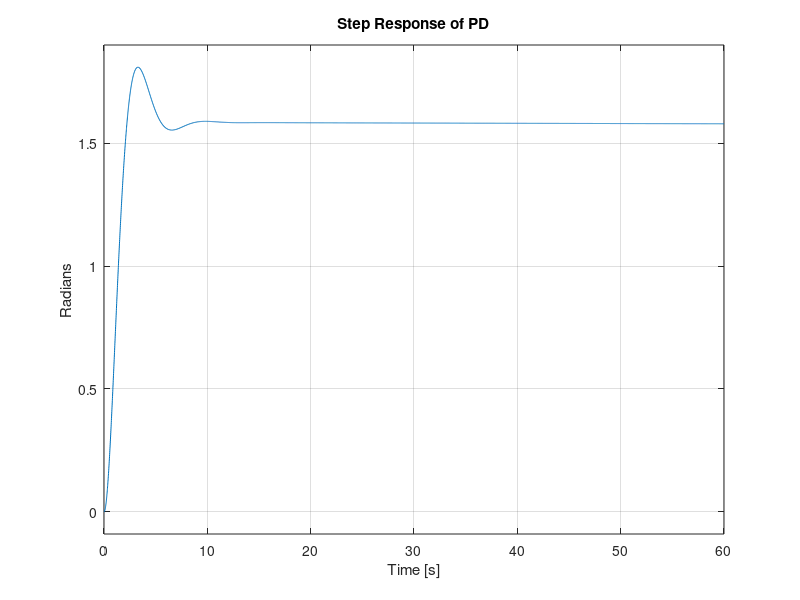

MATLAB code for this plot: (Note: this script raises an error after producing the figure.)
R_m = 10;               % Motor Resistance (Ohm)
K_a = 0.2;              % Motor Torque Constant (Nm / A)
K_b  = 0.009549;        % Back EMF Constant (V / (rad / s))
K_f = 0.047746;         % Rotational Friction Coefficient (Nm / (rad / s)) 
N = 20;                  % Gear Ratio

La = 0;                 %Negligible motor inductance

J_r = 0.001;            % Motor Rotor Moment of Inertia (kg / m^2)
J_p = 15.44;                % Solar Panel Moment of Inertia (kg / m^2)
J = J_r + (J_p/N^2);          % Total Moment of Inertia (kg / m^2)

h = 0.5;

Ts = 0.01; %Seconds
K_s = h * 1.273; %sensor Gain Converts rads to Amps
K_p = 4; %Power Amplifier gain
%This assumes that at 90deg off from optimal that we get a 2A difference

%{
Arduino Uno Rev3 has a 16MHz clock
so 62ns per tick and you need two ticks for each ....
This gives us plenty of room to not threaten the clock
%}

s = tf('s');
z = tf('z',Ts);
%MOTOR CIRCUIT
mot_circ = 1/(La*s + R_m);

%MOTOR DYNAMICS
mot_dyn = 1/(J*s+K_f);

%Continuous Motor assembly
Gspeed = feedback(mot_circ*K_a*mot_dyn,K_b); %back emf simplified
Gpos = Gspeed*(1/N)*(1/s); 

Loop_TF = Gpos * K_s * K_p;

%For SISO Tool
Loop_TF_z = c2d(Loop_TF, Ts, 'zoh'); 

%digital Motor
Gz = c2d(Gpos, Ts, 'zoh');    %digital plant for digital controller design
                              %effectively does what the Arduino does for us.

fprintf('DIGITIZED MOTOR MODEL')
[~, denGz] = tfdata(Gz,'v');
rootsGz = roots(denGz);
disp('Roots of the denominator of Gz:')
disp(rootsGz)

%Lag Controller
s_z = 0.01;
s_p = 0.0001;
K = 20;


Cs = K * ((s + s_z) / (s + s_p));
Cz = c2d(Cs, Ts, 'zoh');
[numCz, denCz] = tfdata(Cz, 'v');
OL = Cz*Gz*K_p ;


PID_cltf = feedback(OL,K_s);

[~, denPID_cltf] = tfdata(PID_cltf,'v');
rootsPID_cltf = roots(denPID_cltf);
disp('Roots of the denominator of PID_cltf:')
disp(rootsPID_cltf)

%PLOTING FOR PID PERFORMANCE/STABILITY
t = 0:Ts:60; % 5 seconds of performance data

figure(1)
clf
step(PID_cltf,t)
title('Step Response of PD')
ylabel('Radians')
grid on
fprintf('PERFORMANCE DATA OF PID')
stepinfo(PID_cltf)

figure(2)
clf
margin(OL)
title('Phase Margin detection for PD control')

f = -100 : 0.1: 100;
pulse_time = 5;
pulse_height = 0.2;

fft_rect = pulse_height*pulse_time*(sin(pi*pulse_time.*f)./(pi*pulse_time.*f));

figure(3);
plot(f, fft_rect);
